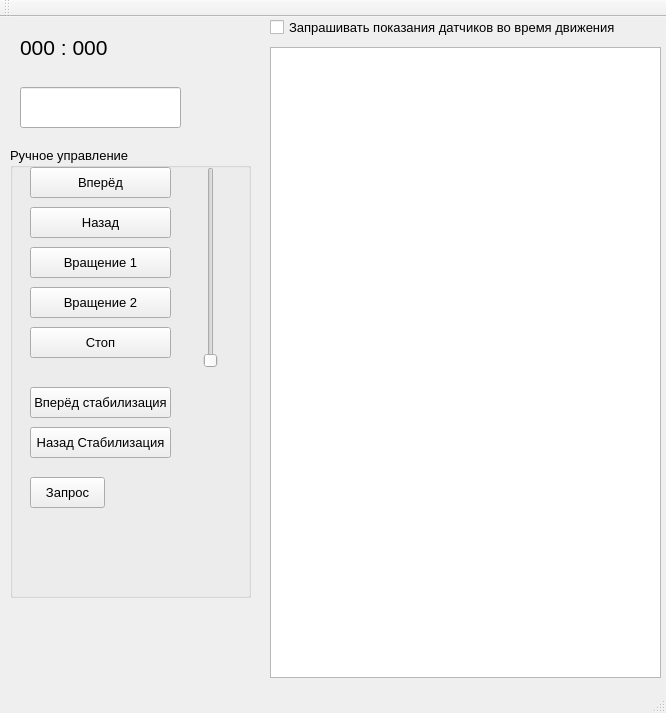
<?xml version="1.0" encoding="UTF-8"?>
<ui version="4.0">
 <class>MainWindow</class>
 <widget class="QMainWindow" name="MainWindow">
  <property name="geometry">
   <rect>
    <x>0</x>
    <y>0</y>
    <width>666</width>
    <height>713</height>
   </rect>
  </property>
  <property name="windowTitle">
   <string>MainWindow</string>
  </property>
  <widget class="QWidget" name="centralWidget">
   <widget class="QLineEdit" name="lineEdit">
    <property name="geometry">
     <rect>
      <x>20</x>
      <y>70</y>
      <width>161</width>
      <height>41</height>
     </rect>
    </property>
   </widget>
   <widget class="QGroupBox" name="groupBox">
    <property name="geometry">
     <rect>
      <x>10</x>
      <y>130</y>
      <width>241</width>
      <height>451</height>
     </rect>
    </property>
    <property name="font">
     <font>
      <pointsize>10</pointsize>
     </font>
    </property>
    <property name="title">
     <string>Ручное управление</string>
    </property>
    <widget class="QPushButton" name="pushButton_2">
     <property name="geometry">
      <rect>
       <x>20</x>
       <y>20</y>
       <width>141</width>
       <height>31</height>
      </rect>
     </property>
     <property name="text">
      <string>Вперёд</string>
     </property>
    </widget>
    <widget class="QPushButton" name="pushButton_4">
     <property name="geometry">
      <rect>
       <x>20</x>
       <y>100</y>
       <width>141</width>
       <height>31</height>
      </rect>
     </property>
     <property name="text">
      <string>Вращение 1</string>
     </property>
    </widget>
    <widget class="QPushButton" name="pushButton_3">
     <property name="geometry">
      <rect>
       <x>20</x>
       <y>60</y>
       <width>141</width>
       <height>31</height>
      </rect>
     </property>
     <property name="text">
      <string>Назад</string>
     </property>
    </widget>
    <widget class="QPushButton" name="pushButton_5">
     <property name="geometry">
      <rect>
       <x>20</x>
       <y>180</y>
       <width>141</width>
       <height>31</height>
      </rect>
     </property>
     <property name="text">
      <string>Стоп</string>
     </property>
    </widget>
    <widget class="QPushButton" name="pushButton_6">
     <property name="geometry">
      <rect>
       <x>20</x>
       <y>140</y>
       <width>141</width>
       <height>31</height>
      </rect>
     </property>
     <property name="text">
      <string>Вращение 2</string>
     </property>
    </widget>
    <widget class="QPushButton" name="pushButton_7">
     <property name="geometry">
      <rect>
       <x>20</x>
       <y>330</y>
       <width>75</width>
       <height>31</height>
      </rect>
     </property>
     <property name="text">
      <string>Запрос</string>
     </property>
    </widget>
    <widget class="QPushButton" name="pushButton_8">
     <property name="geometry">
      <rect>
       <x>20</x>
       <y>240</y>
       <width>141</width>
       <height>31</height>
      </rect>
     </property>
     <property name="text">
      <string>Вперёд стабилизация</string>
     </property>
    </widget>
    <widget class="QPushButton" name="pushButton_9">
     <property name="geometry">
      <rect>
       <x>20</x>
       <y>280</y>
       <width>141</width>
       <height>31</height>
      </rect>
     </property>
     <property name="text">
      <string>Назад Стабилизация</string>
     </property>
    </widget>
    <widget class="QSlider" name="Shim">
     <property name="geometry">
      <rect>
       <x>180</x>
       <y>20</y>
       <width>41</width>
       <height>201</height>
      </rect>
     </property>
     <property name="minimum">
      <number>50</number>
     </property>
     <property name="maximum">
      <number>250</number>
     </property>
     <property name="orientation">
      <enum>Qt::Vertical</enum>
     </property>
    </widget>
   </widget>
   <widget class="QListWidget" name="LogList">
    <property name="geometry">
     <rect>
      <x>270</x>
      <y>30</y>
      <width>391</width>
      <height>631</height>
     </rect>
    </property>
   </widget>
   <widget class="QLabel" name="label">
    <property name="geometry">
     <rect>
      <x>20</x>
      <y>10</y>
      <width>211</width>
      <height>41</height>
     </rect>
    </property>
    <property name="font">
     <font>
      <pointsize>16</pointsize>
     </font>
    </property>
    <property name="text">
     <string>000 : 000</string>
    </property>
   </widget>
   <widget class="QCheckBox" name="SensorFlag">
    <property name="geometry">
     <rect>
      <x>270</x>
      <y>0</y>
      <width>351</width>
      <height>21</height>
     </rect>
    </property>
    <property name="font">
     <font>
      <family>Arial</family>
      <pointsize>10</pointsize>
      <weight>50</weight>
      <italic>false</italic>
      <bold>false</bold>
     </font>
    </property>
    <property name="text">
     <string>Запрашивать показания датчиков во время движения</string>
    </property>
   </widget>
  </widget>
  <widget class="QMenuBar" name="menuBar">
   <property name="geometry">
    <rect>
     <x>0</x>
     <y>0</y>
     <width>666</width>
     <height>21</height>
    </rect>
   </property>
   <property name="defaultUp">
    <bool>false</bool>
   </property>
  </widget>
  <widget class="QToolBar" name="mainToolBar">
   <attribute name="toolBarArea">
    <enum>TopToolBarArea</enum>
   </attribute>
   <attribute name="toolBarBreak">
    <bool>false</bool>
   </attribute>
  </widget>
  <widget class="QStatusBar" name="statusBar"/>
 </widget>
 <layoutdefault spacing="6" margin="11"/>
 <resources/>
 <connections/>
</ui>
